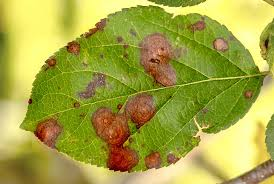
#> input picture Day 58/apple.jpeg, 274 x 184 px
$ python activity1.py
#> lines starting #> are read from the running program, lines starting #| are printed output that depends on the picture
import numpy as np
import cv2
image = cv2.imread("apple.jpeg")
#> image is the input picture: shape (184, 274, 3); mean B, G, R 66.5, 165.2, 165.4
if image is None:
    print("Could not read the image")
    exit()
# cv2.imshow("Original image",image)
# cv2.waitKey(0)
# cv2.destroyAllWindows()
#convert to graycale
gray_image = cv2.cvtColor(image, cv2.COLOR_BGR2GRAY)
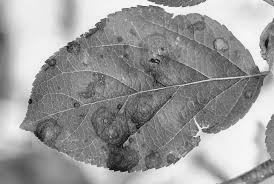
#> gray_image: shape (184, 274); min 13, max 248, mean 154

# apply gaussian blur
blur_image = cv2.GaussianBlur(gray_image, (5, 5), 0)
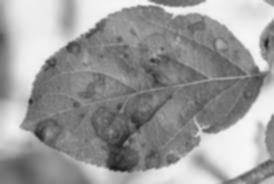
#> blur_image: shape (184, 274); min 28, max 246, mean 154

#edge detection using canny
edges = cv2.Canny(blur_image, 100, 200)
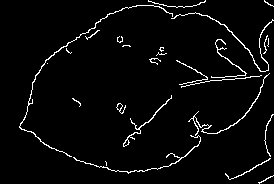
#> edges: shape (184, 274); 3.6% white in thin lines or dots

# original image
cv2.imshow("gray scale image:",image)
cv2.waitKey(0)

cv2.imshow("gray scale image:", gray_image)
cv2.waitKey(0)

cv2.imshow("gray scale image:", blur_image)
cv2.waitKey(0)

cv2.imshow("gray scale image:", edges)
cv2.waitKey(0)

cv2.destroyAllWindows()
